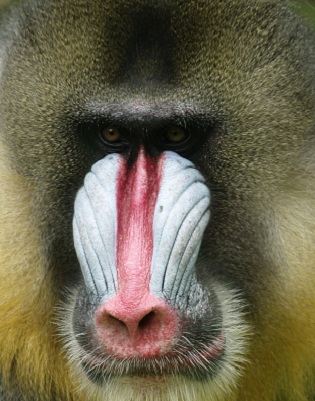
%> input picture original.jpg, 315 x 401 px; the run also reads 1 picture not shown here
$ octave attac2.m   (GNU Octave 9; MATLAB toolbox functions it lacks are replaced by stand-ins)
%> lines starting %> are read from the running program, lines starting %| are printed output that depends on the picture
%> further down, i1 is the input picture: size 401x315x3 uint8; mean R, G, B 108.7, 101.5, 79.3
### hashcvaleg.m
function [h ] = hashcvaleg( ix )
img1=imresize(ix,[256 256]);
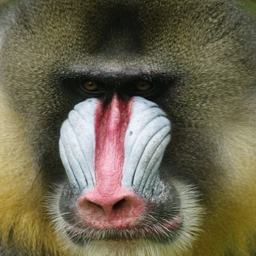
%> img1: size 256x256x3 double; mean R, G, B 0.426, 0.398, 0.311; drawn with min black and max white

% figure,imshow(img1);
i1=im2double(img1);
[r,c]=size(i1);
%> r = 256; c = 768
y=i1(:,:,1);
cb=i1(:,:,2);
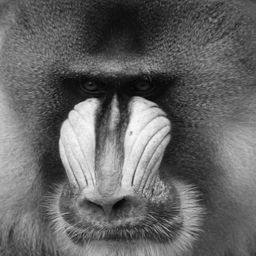
%> cb: size 256x256 double; min 0.0196, max 0.975, mean 0.398
cr=i1(:,:,3);
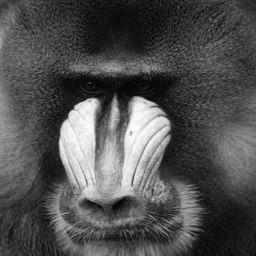
%> cr: size 256x256 double; min -0.00787, max 0.999, mean 0.311; drawn with min black and max white
ymean=mean(mean(y));
%> ymean = 0.426
cbmean=mean(mean(cb));
%> cbmean = 0.398
crmean=mean(mean(cr));
%> crmean = 0.311
for p=1:256
    for q=1:256
        u = [y(p,q) cb(p,q) cr(p,q)];
v = [ymean cbmean crmean];
C(p,q) = dot(u,v)/(norm(u)*norm(v));
dd(p,q)=sqrt(1-C(p,q)^2);
    end
end
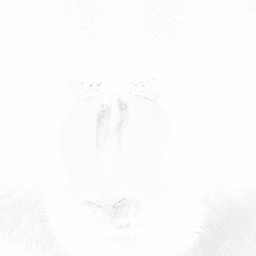
%> C: size 256x256 double; min 0.752, max 1, mean 0.991
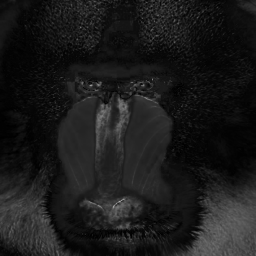
%> dd: size 256x256 double; min 0.000989, max 0.659, mean 0.106
% figure,imshow(dd);
order=4;
n1=order+1;
n2=n1+1;
feature=(n1*n2)/2;
q=zeros(n1,128);
for j=0:order
x=-.9922:(2/128):1;
[pvalue] = plegendre(j,x);
k=j+1;
q(k,1:128)=pvalue;
end
im=dd;
i1=im2double(im);
i1=imresize(i1,[128 128]);
%> i1: size 128x128 double
    for l=1:n1
         for m=1:128
         p=i1(m,1:128);
         z(l,m)=sum(p.*q(l,1:128));
         end
    end
     v=1;
    for a=1:n1
        for b=1:(n2-a)
            Z(a,b)=sum(q(a,1:128).*z(b,1:128));
        v=v+1;
        end
    end
%> after the loop, Z = [1735.7 31.26 -76.35 58.46 55.61; 299.8 49.89 106.1 7.61 0; 100.7 62.76 96.45 0 0; -46.31 30.92 0 0 0; -12.73 0 0 0 0]; v = 16
      Z1=reshape(Z,1,25);
%> Z1 = 25 values, max 1735.7 at index 1, min -76.35 at index 11, mean 99.99
      ind=find(Z1~=0)
%> ind = [1 2 3 4 5 6 7 8 9 11 12 13 16 17 21]
  Z2=Z1(ind);
%> Z2 = [1735.7 299.8 100.7 -46.31 -12.73 31.26 49.89 62.76 30.92 -76.35 106.1 96.45 58.46 7.61 55.61]
  zxx(1:15)=round(Z2);

h=round(zxx);
%> h = [1736 300 101 -46 -13 31 50 63 31 -76 106 96 58 8 56]

### plegendre.m
%   plegendre   - Legendre polynomial
%
%   [pvalue]    = plegendre(j,x)
%
%   _____OUTPUTS____________________________________________________________
%   pvalue  polynomial expansion corresponding to x(xwant)  (col vectors)
%
%   _____INPUTS_____________________________________________________________
%   j   degree                      (scalar)
%   x   independent scalars             (row vector)
%
%   _____SEE ALSO___________________________________________________________
%
%
%   (C) 1998.04.22 Kui-yu Chang
%   http://lans.ece.utexas.edu/~kuiyu

%   This program is free software; you can redistribute it and/or modify
%   it under the terms of the GNU General Public License as published by
%   the Free Software Foundation; either version 2 of the License, or
%   (at your option) any later version.
%
%   This program is distributed in the hope that it will be useful,
%   but WITHOUT ANY WARRANTY; without even the implied warranty of
%   MERCHANTABILITY or FITNESS FOR A PARTICULAR PURPOSE.  See the
%   GNU General Public License for more details.
%
%   You should have received a copy of the GNU General Public License
%   along with this program; if not, write to the Free Software
%   Foundation, Inc., 59 Temple Place, Suite 330, Boston, MA 02111-1307, USA
%   or check
%           http://www.gnu.org/

function    [pvalue]    = plegendre(j,x)

if j==0
    pvalue  = ones(size(x));
elseif j==1
    pvalue  = x;
else
    num = (2*j-1)*x.*plegendre(j-1,x)-(j-1)*plegendre(j-2,x);
    pvalue  = num/j;
end

### attac2.m
clear all
close all
sum=0;
for i=1:5
i1=imread('original.jpg');
i1=im2double(i1);
h1=hashcvaleg(i1);
%> h1 has the same summary as h in hashcvaleg
i1=imread('contrsat_20.jpg');
i1=im2double(i1);
%> i1: size 401x315x3 double
h2=hashcvaleg(i1);
%> in hashcvaleg (call 2), `ymean=mean(mean(y));`: ymean = 0.411
%> in hashcvaleg (call 2), `cbmean=mean(mean(cb));`: cbmean = 0.378
%> in hashcvaleg (call 2), `crmean=mean(mean(cr));`: crmean = 0.277
%> after the loop in hashcvaleg (call 2), `for p=1:256`:
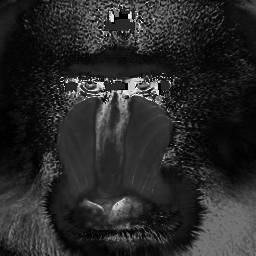
%> dd: size 256x256 double; 0.2% of the values are NaN or infinite; the others: min 0.00133, max 1, mean 0.164; drawn with min black, max white, NaN and infinite black
%> in hashcvaleg (call 2), `i1=imresize(i1,[128 128]);`:
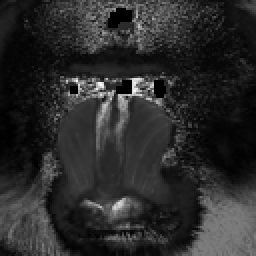
%> i1: size 128x128 double (shown 2 times larger); 1.2% of the values are NaN or infinite; the others: min 0.00444, max 0.911, mean 0.161; drawn with min black, max white, NaN and infinite black
%> after the loop in hashcvaleg (call 2), `for a=1:n1`: Z = [NaN NaN NaN NaN NaN; NaN NaN NaN NaN 0; NaN NaN NaN 0 0; NaN NaN 0 0 0; NaN 0 0 0 0]
%> in hashcvaleg (call 2), `Z2=Z1(ind);`: Z2 = [NaN NaN NaN NaN NaN NaN NaN NaN NaN NaN NaN NaN NaN NaN NaN]
%> in hashcvaleg (call 2), `h=round(zxx);`: h has the same summary as Z2
%> h2 has the same summary as Z2 in hashcvaleg
hx=h1-h2;
%> hx has the same summary as Z2 in hashcvaleg
    h=norm(hx,2);
%> h = NaN
    hzz(i)=h;
    sum=sum+hzz(i);
%> sum = NaN

end
sum=sum/100;
